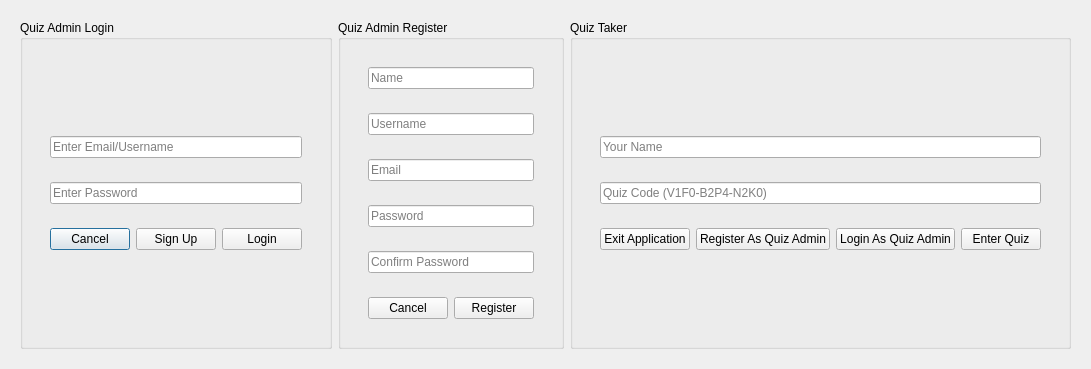
<?xml version="1.0" encoding="UTF-8"?>
<ui version="4.0">
 <class>loginSection</class>
 <widget class="QDialog" name="loginSection">
  <property name="geometry">
   <rect>
    <x>0</x>
    <y>0</y>
    <width>1021</width>
    <height>303</height>
   </rect>
  </property>
  <property name="windowTitle">
   <string>Dialog</string>
  </property>
  <layout class="QHBoxLayout" name="horizontalLayout_17">
   <item>
    <widget class="QWidget" name="widget" native="true">
     <layout class="QHBoxLayout" name="horizontalLayout_16">
      <item>
       <widget class="QGroupBox" name="quizAdminLoginSection">
        <property name="title">
         <string>Quiz Admin Login</string>
        </property>
        <layout class="QHBoxLayout" name="horizontalLayout_4">
         <item>
          <spacer name="horizontalSpacer">
           <property name="orientation">
            <enum>Qt::Horizontal</enum>
           </property>
           <property name="sizeHint" stdset="0">
            <size>
             <width>40</width>
             <height>20</height>
            </size>
           </property>
          </spacer>
         </item>
         <item>
          <widget class="QWidget" name="widget_2" native="true">
           <layout class="QVBoxLayout" name="verticalLayout">
            <item>
             <spacer name="verticalSpacer">
              <property name="orientation">
               <enum>Qt::Vertical</enum>
              </property>
              <property name="sizeHint" stdset="0">
               <size>
                <width>20</width>
                <height>68</height>
               </size>
              </property>
             </spacer>
            </item>
            <item>
             <widget class="QWidget" name="widget_3" native="true">
              <layout class="QHBoxLayout" name="horizontalLayout">
               <item>
                <widget class="QLineEdit" name="loginCred1">
                 <property name="toolTip">
                  <string>Enter Valid Email/Username</string>
                 </property>
                 <property name="placeholderText">
                  <string>Enter Email/Username</string>
                 </property>
                </widget>
               </item>
              </layout>
             </widget>
            </item>
            <item>
             <widget class="QWidget" name="widget_4" native="true">
              <layout class="QHBoxLayout" name="horizontalLayout_2">
               <item>
                <widget class="QLineEdit" name="loginCred2">
                 <property name="toolTip">
                  <string>Enter Password</string>
                 </property>
                 <property name="echoMode">
                  <enum>QLineEdit::Password</enum>
                 </property>
                 <property name="placeholderText">
                  <string>Enter Password</string>
                 </property>
                </widget>
               </item>
              </layout>
             </widget>
            </item>
            <item>
             <widget class="QWidget" name="widget_5" native="true">
              <layout class="QHBoxLayout" name="horizontalLayout_3">
               <item>
                <spacer name="horizontalSpacer_3">
                 <property name="orientation">
                  <enum>Qt::Horizontal</enum>
                 </property>
                 <property name="sizeHint" stdset="0">
                  <size>
                   <width>13</width>
                   <height>20</height>
                  </size>
                 </property>
                </spacer>
               </item>
               <item>
                <widget class="QPushButton" name="cancelLoginButton">
                 <property name="cursor">
                  <cursorShape>PointingHandCursor</cursorShape>
                 </property>
                 <property name="toolTip">
                  <string>Cancel Login</string>
                 </property>
                 <property name="text">
                  <string>Cancel</string>
                 </property>
                 <property name="icon">
                  <iconset>
                   <normaloff>../Images/cancel.png</normaloff>../Images/cancel.png</iconset>
                 </property>
                </widget>
               </item>
               <item>
                <widget class="QPushButton" name="switchSignUpButton">
                 <property name="cursor">
                  <cursorShape>PointingHandCursor</cursorShape>
                 </property>
                 <property name="toolTip">
                  <string>Register Admin</string>
                 </property>
                 <property name="text">
                  <string>Sign Up</string>
                 </property>
                 <property name="icon">
                  <iconset>
                   <normaloff>../Images/sign-up.png</normaloff>../Images/sign-up.png</iconset>
                 </property>
                </widget>
               </item>
               <item>
                <widget class="QPushButton" name="loginButton">
                 <property name="cursor">
                  <cursorShape>PointingHandCursor</cursorShape>
                 </property>
                 <property name="toolTip">
                  <string>Login</string>
                 </property>
                 <property name="text">
                  <string>Login</string>
                 </property>
                 <property name="icon">
                  <iconset>
                   <normaloff>../Images/login_icon.png</normaloff>../Images/login_icon.png</iconset>
                 </property>
                </widget>
               </item>
              </layout>
             </widget>
            </item>
            <item>
             <spacer name="verticalSpacer_2">
              <property name="orientation">
               <enum>Qt::Vertical</enum>
              </property>
              <property name="sizeHint" stdset="0">
               <size>
                <width>20</width>
                <height>67</height>
               </size>
              </property>
             </spacer>
            </item>
           </layout>
          </widget>
         </item>
         <item>
          <spacer name="horizontalSpacer_2">
           <property name="orientation">
            <enum>Qt::Horizontal</enum>
           </property>
           <property name="sizeHint" stdset="0">
            <size>
             <width>40</width>
             <height>20</height>
            </size>
           </property>
          </spacer>
         </item>
        </layout>
       </widget>
      </item>
      <item>
       <widget class="QGroupBox" name="quizAdminRegisterSection">
        <property name="enabled">
         <bool>true</bool>
        </property>
        <property name="title">
         <string>Quiz Admin Register</string>
        </property>
        <layout class="QHBoxLayout" name="horizontalLayout_11">
         <item>
          <spacer name="horizontalSpacer_4">
           <property name="orientation">
            <enum>Qt::Horizontal</enum>
           </property>
           <property name="sizeHint" stdset="0">
            <size>
             <width>40</width>
             <height>20</height>
            </size>
           </property>
          </spacer>
         </item>
         <item>
          <widget class="QWidget" name="widget_6" native="true">
           <layout class="QVBoxLayout" name="verticalLayout_2">
            <item>
             <spacer name="verticalSpacer_3">
              <property name="orientation">
               <enum>Qt::Vertical</enum>
              </property>
              <property name="sizeHint" stdset="0">
               <size>
                <width>20</width>
                <height>13</height>
               </size>
              </property>
             </spacer>
            </item>
            <item>
             <widget class="QWidget" name="widget_11" native="true">
              <layout class="QHBoxLayout" name="horizontalLayout_9">
               <item>
                <widget class="QLineEdit" name="signUpCred0">
                 <property name="toolTip">
                  <string>Only Alphabets and Spaces are allowed</string>
                 </property>
                 <property name="placeholderText">
                  <string>Name</string>
                 </property>
                </widget>
               </item>
              </layout>
             </widget>
            </item>
            <item>
             <widget class="QWidget" name="widget_7" native="true">
              <layout class="QHBoxLayout" name="horizontalLayout_5">
               <item>
                <widget class="QLineEdit" name="signUpCred1">
                 <property name="toolTip">
                  <string>&lt;html&gt;&lt;head/&gt;&lt;body&gt;&lt;p&gt;Username should satisfy:&lt;/p&gt;&lt;p&gt;1. Min Length 3&lt;/p&gt;&lt;p&gt;2. Contain atleast one alphabet and one digit&lt;/p&gt;&lt;p&gt;3. Contain no spaces&lt;/p&gt;&lt;/body&gt;&lt;/html&gt;</string>
                 </property>
                 <property name="placeholderText">
                  <string>Username</string>
                 </property>
                </widget>
               </item>
              </layout>
             </widget>
            </item>
            <item>
             <widget class="QWidget" name="widget_8" native="true">
              <layout class="QHBoxLayout" name="horizontalLayout_6">
               <item>
                <widget class="QLineEdit" name="signUpCred2">
                 <property name="toolTip">
                  <string>Enter Valid Email</string>
                 </property>
                 <property name="inputMethodHints">
                  <set>Qt::ImhEmailCharactersOnly</set>
                 </property>
                 <property name="placeholderText">
                  <string>Email</string>
                 </property>
                </widget>
               </item>
              </layout>
             </widget>
            </item>
            <item>
             <widget class="QWidget" name="widget_9" native="true">
              <layout class="QHBoxLayout" name="horizontalLayout_7">
               <item>
                <widget class="QLineEdit" name="signUpCred3">
                 <property name="toolTip">
                  <string>&lt;html&gt;&lt;head/&gt;&lt;body&gt;&lt;p&gt;Password should satisfy:&lt;/p&gt;&lt;p&gt;1. Minimum 8 Characters&lt;/p&gt;&lt;p&gt;2. Contain No Spaces&lt;/p&gt;&lt;/body&gt;&lt;/html&gt;</string>
                 </property>
                 <property name="echoMode">
                  <enum>QLineEdit::Password</enum>
                 </property>
                 <property name="placeholderText">
                  <string>Password</string>
                 </property>
                </widget>
               </item>
              </layout>
             </widget>
            </item>
            <item>
             <widget class="QWidget" name="widget_10" native="true">
              <layout class="QHBoxLayout" name="horizontalLayout_8">
               <item>
                <widget class="QLineEdit" name="signUpCred4">
                 <property name="contextMenuPolicy">
                  <enum>Qt::DefaultContextMenu</enum>
                 </property>
                 <property name="acceptDrops">
                  <bool>false</bool>
                 </property>
                 <property name="toolTip">
                  <string>&lt;html&gt;&lt;head/&gt;&lt;body&gt;&lt;p&gt;Should Match Above Password&lt;/p&gt;&lt;/body&gt;&lt;/html&gt;</string>
                 </property>
                 <property name="inputMethodHints">
                  <set>Qt::ImhHiddenText|Qt::ImhNoAutoUppercase|Qt::ImhNoPredictiveText|Qt::ImhSensitiveData</set>
                 </property>
                 <property name="echoMode">
                  <enum>QLineEdit::Password</enum>
                 </property>
                 <property name="placeholderText">
                  <string>Confirm Password</string>
                 </property>
                </widget>
               </item>
              </layout>
             </widget>
            </item>
            <item>
             <widget class="QWidget" name="widget_12" native="true">
              <layout class="QHBoxLayout" name="horizontalLayout_10">
               <item>
                <spacer name="horizontalSpacer_6">
                 <property name="orientation">
                  <enum>Qt::Horizontal</enum>
                 </property>
                 <property name="sizeHint" stdset="0">
                  <size>
                   <width>13</width>
                   <height>20</height>
                  </size>
                 </property>
                </spacer>
               </item>
               <item>
                <widget class="QPushButton" name="cancelRegisterButton">
                 <property name="cursor">
                  <cursorShape>PointingHandCursor</cursorShape>
                 </property>
                 <property name="toolTip">
                  <string>Cancel Register</string>
                 </property>
                 <property name="text">
                  <string>Cancel</string>
                 </property>
                 <property name="icon">
                  <iconset>
                   <normaloff>../Images/cancel.png</normaloff>../Images/cancel.png</iconset>
                 </property>
                </widget>
               </item>
               <item>
                <widget class="QPushButton" name="registerButton">
                 <property name="cursor">
                  <cursorShape>PointingHandCursor</cursorShape>
                 </property>
                 <property name="toolTip">
                  <string>Register Admin</string>
                 </property>
                 <property name="text">
                  <string>Register</string>
                 </property>
                 <property name="icon">
                  <iconset>
                   <normaloff>../Images/register.png</normaloff>../Images/register.png</iconset>
                 </property>
                </widget>
               </item>
              </layout>
             </widget>
            </item>
            <item>
             <spacer name="verticalSpacer_4">
              <property name="orientation">
               <enum>Qt::Vertical</enum>
              </property>
              <property name="sizeHint" stdset="0">
               <size>
                <width>20</width>
                <height>17</height>
               </size>
              </property>
             </spacer>
            </item>
           </layout>
          </widget>
         </item>
         <item>
          <spacer name="horizontalSpacer_5">
           <property name="orientation">
            <enum>Qt::Horizontal</enum>
           </property>
           <property name="sizeHint" stdset="0">
            <size>
             <width>40</width>
             <height>20</height>
            </size>
           </property>
          </spacer>
         </item>
        </layout>
       </widget>
      </item>
      <item>
       <widget class="QGroupBox" name="quizTakerEntrySection">
        <property name="title">
         <string>Quiz Taker </string>
        </property>
        <layout class="QHBoxLayout" name="horizontalLayout_15">
         <item>
          <spacer name="horizontalSpacer_7">
           <property name="orientation">
            <enum>Qt::Horizontal</enum>
           </property>
           <property name="sizeHint" stdset="0">
            <size>
             <width>40</width>
             <height>20</height>
            </size>
           </property>
          </spacer>
         </item>
         <item>
          <widget class="QWidget" name="widget_13" native="true">
           <layout class="QVBoxLayout" name="verticalLayout_3">
            <item>
             <spacer name="verticalSpacer_5">
              <property name="orientation">
               <enum>Qt::Vertical</enum>
              </property>
              <property name="sizeHint" stdset="0">
               <size>
                <width>20</width>
                <height>68</height>
               </size>
              </property>
             </spacer>
            </item>
            <item>
             <widget class="QWidget" name="widget_14" native="true">
              <layout class="QHBoxLayout" name="horizontalLayout_12">
               <item>
                <widget class="QLineEdit" name="takerNameEdit">
                 <property name="toolTip">
                  <string>Enter Your Name</string>
                 </property>
                 <property name="placeholderText">
                  <string>Your Name</string>
                 </property>
                </widget>
               </item>
              </layout>
             </widget>
            </item>
            <item>
             <widget class="QWidget" name="widget_15" native="true">
              <layout class="QHBoxLayout" name="horizontalLayout_13">
               <item>
                <widget class="QLineEdit" name="quizCodeEdit">
                 <property name="toolTip">
                  <string>Enter Valid Quiz Code</string>
                 </property>
                 <property name="placeholderText">
                  <string>Quiz Code (V1F0-B2P4-N2K0)</string>
                 </property>
                 <property name="clearButtonEnabled">
                  <bool>false</bool>
                 </property>
                </widget>
               </item>
              </layout>
             </widget>
            </item>
            <item>
             <widget class="QWidget" name="widget_16" native="true">
              <layout class="QHBoxLayout" name="horizontalLayout_14">
               <item>
                <spacer name="horizontalSpacer_9">
                 <property name="orientation">
                  <enum>Qt::Horizontal</enum>
                 </property>
                 <property name="sizeHint" stdset="0">
                  <size>
                   <width>40</width>
                   <height>20</height>
                  </size>
                 </property>
                </spacer>
               </item>
               <item>
                <widget class="QPushButton" name="exitButton">
                 <property name="cursor">
                  <cursorShape>PointingHandCursor</cursorShape>
                 </property>
                 <property name="toolTip">
                  <string>Exit Application</string>
                 </property>
                 <property name="text">
                  <string>Exit Application</string>
                 </property>
                 <property name="icon">
                  <iconset>
                   <normaloff>../Images/exit.png</normaloff>../Images/exit.png</iconset>
                 </property>
                </widget>
               </item>
               <item>
                <widget class="QPushButton" name="swicthSignUpButton_2">
                 <property name="cursor">
                  <cursorShape>PointingHandCursor</cursorShape>
                 </property>
                 <property name="toolTip">
                  <string>To Register for Quiz Admin</string>
                 </property>
                 <property name="text">
                  <string>Register As Quiz Admin</string>
                 </property>
                 <property name="icon">
                  <iconset>
                   <normaloff>../Images/sign-up.png</normaloff>../Images/sign-up.png</iconset>
                 </property>
                </widget>
               </item>
               <item>
                <widget class="QPushButton" name="switchLoginButton">
                 <property name="cursor">
                  <cursorShape>PointingHandCursor</cursorShape>
                 </property>
                 <property name="toolTip">
                  <string>To Login/Register as Quiz Admin</string>
                 </property>
                 <property name="text">
                  <string>Login As Quiz Admin</string>
                 </property>
                 <property name="icon">
                  <iconset>
                   <normaloff>../Images/login_icon.png</normaloff>../Images/login_icon.png</iconset>
                 </property>
                </widget>
               </item>
               <item>
                <widget class="QPushButton" name="switchQuizButton">
                 <property name="cursor">
                  <cursorShape>PointingHandCursor</cursorShape>
                 </property>
                 <property name="toolTip">
                  <string>Enter Quiz</string>
                 </property>
                 <property name="text">
                  <string>Enter Quiz</string>
                 </property>
                 <property name="icon">
                  <iconset>
                   <normaloff>../Images/right_arrow.png</normaloff>../Images/right_arrow.png</iconset>
                 </property>
                </widget>
               </item>
              </layout>
             </widget>
            </item>
            <item>
             <spacer name="verticalSpacer_6">
              <property name="orientation">
               <enum>Qt::Vertical</enum>
              </property>
              <property name="sizeHint" stdset="0">
               <size>
                <width>20</width>
                <height>67</height>
               </size>
              </property>
             </spacer>
            </item>
           </layout>
          </widget>
         </item>
         <item>
          <spacer name="horizontalSpacer_8">
           <property name="orientation">
            <enum>Qt::Horizontal</enum>
           </property>
           <property name="sizeHint" stdset="0">
            <size>
             <width>40</width>
             <height>20</height>
            </size>
           </property>
          </spacer>
         </item>
        </layout>
       </widget>
      </item>
     </layout>
    </widget>
   </item>
  </layout>
 </widget>
 <resources/>
 <connections/>
</ui>
